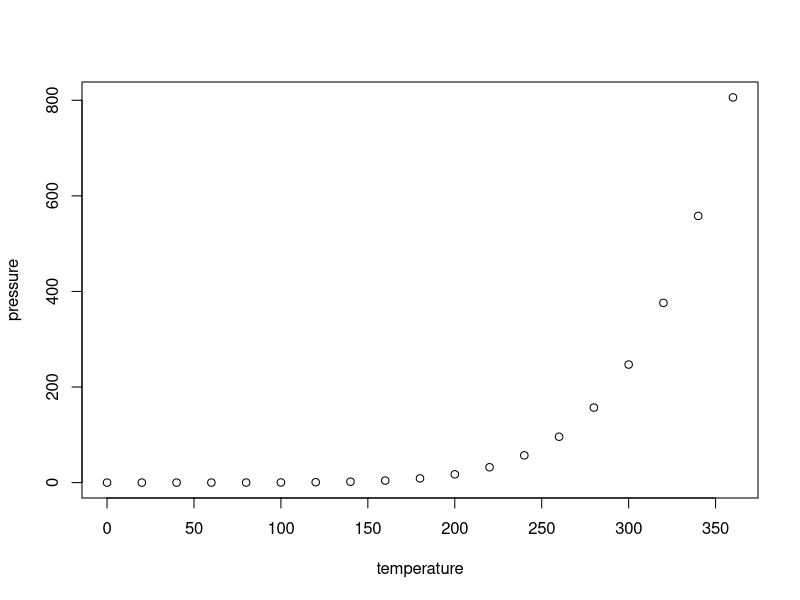
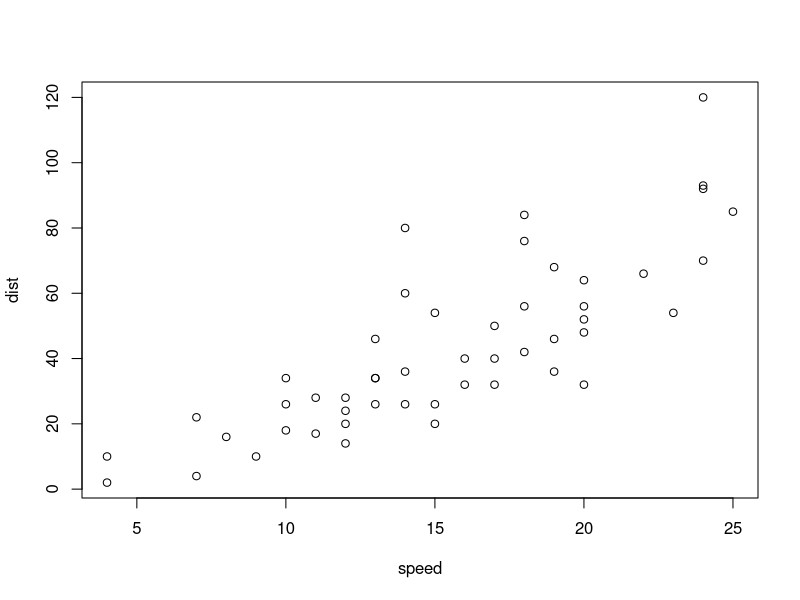
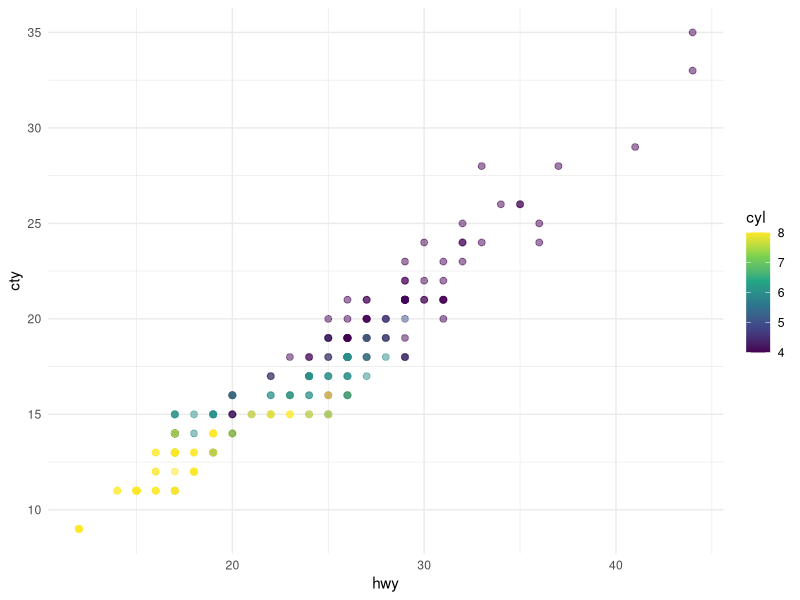
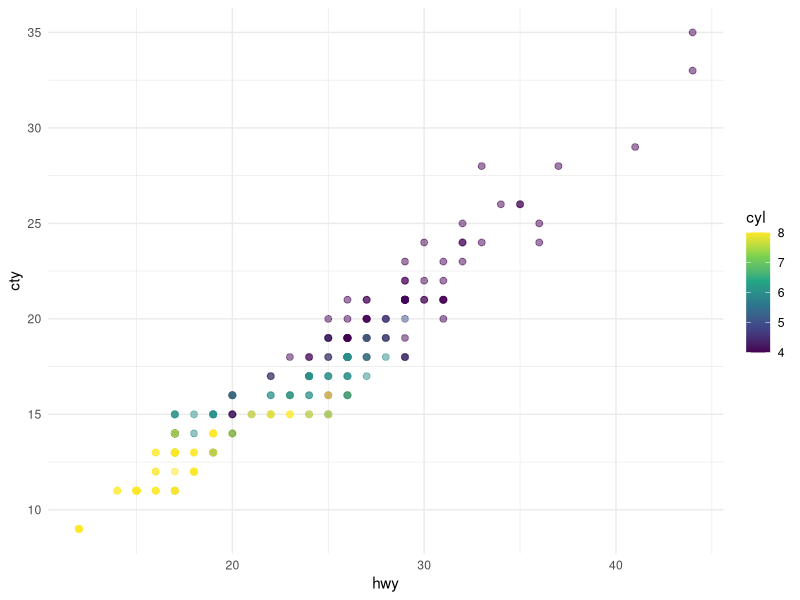
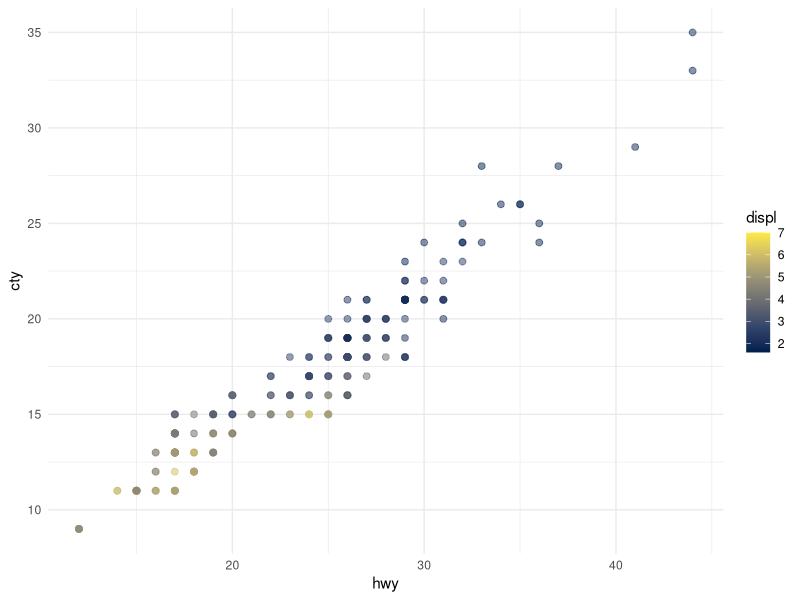

Write R code to recreate these figures, in order. (Note: this script raises an error after producing the figures.)
## ---- chunk 1
#| label: setup
#| include: false

# Install if needed (but better to install manually beforehand)
if (!require("rlang")) install.packages("rlang")
if (!require("ggplot2")) install.packages("ggplot2")
if (!require("chron")) install.packages("chron")

library(chron)
library(ggplot2)
## ---- chunk 2

## ---- chunk 3
cat("This is a code chunk")
## ---- chunk 4
summary(cars)
## ---- chunk 5
plot(pressure)
## ---- chunk 6
knitr::kable(head(mtcars[, 1:4]), caption = "A kable table, ver 1")
## ---- chunk 7
knitr::kable(head(mtcars[, 1:4]), "html", caption = "A kable table, ver 2")
## ---- chunk 8
#| label = "chunk_name"
"You specify it as a label"
## ---- chunk 9
typical_width <- 4
typical_height <- 4
## ---- chunk 10
#| fig.width = typical_width,
#| fig.height = typical_height
plot(cars)
## ---- chunk 11
#| label: fig-cars
#| fig-cap: "City and highway mileage for 38 popular models of cars."
#| fig-alt: "Scatterplot of city vs. highway mileage for cars, where points are colored by the number of cylinders. The plot displays a positive, linear, and strong relationship between city and highway mileage, and mileage increases as the number of cylinders decreases."
#| fig-width: 6
#| fig-height: 3.5

ggplot(mpg, aes(x=hwy, y=cty, color=cyl)) +
  geom_point(alpha = 0.5, size = 2) +
  scale_color_viridis_c() + 
  theme_minimal()
## ---- chunk 12
#| label: fig-mpg
#| fig-cap: "City and highway mileage for 38 popular models of cars."
#| fig-subcap:
#|   - "Color by number of cylinders"
#|   - "Color by engine displacement, in liters"
#| layout-ncol: 2
#| column: page

ggplot(mpg, aes(x = hwy, y = cty, color = cyl)) +
  geom_point(alpha = 0.5, size = 2) +
  scale_color_viridis_c() +
  theme_minimal()

ggplot(mpg, aes(x = hwy, y = cty, color = displ)) +
  geom_point(alpha = 0.5, size = 2) +
  scale_color_viridis_c(option = "E") +
  theme_minimal()
## ---- chunk 13
#| eval = is.weekend(Sys.Date())
cat("It's the weekend! :)")
## ---- chunk 14
#| eval = !is.weekend(Sys.Date())
cat("It's not the weekend! :(")
## ---- chunk 15
#| error = TRUE
543 + "clearly a text and not a number"
## ---- chunk 16
x <- 15
## ---- chunk 17
#| label = "slow_chunk",
#| cache = TRUE
Sys.sleep(10)
a <- 5 + x
a
## ---- chunk 18
#| echo = TRUE

1+1

## ---- chunk 19
#| message = FALSE

message("You will not see the message.")

## ---- chunk 20
#| warning = FALSE

1:2 + 1:3

## ---- chunk 21
#| fig.show = "hide"

plot(cars)

## ---- chunk 22
#| include = FALSE

cat("Some words")
3 + 4
# comment
plot(cars)

## ---- chunk 23
#| results = "hide"

a*typical_height*typical_width
  
## ---- chunk 24
#| results = "asis"

for (i in 1:10) {
  cat("- Item", i, "\n")
}
